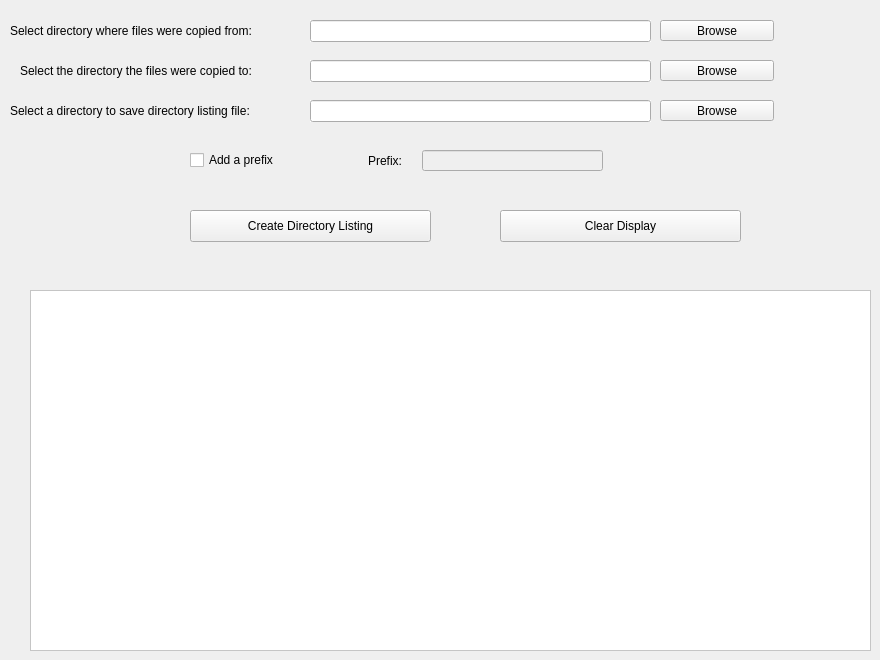
   <widget class="QWidget" name="dirCheckTab">
    <property name="acceptDrops">
     <bool>true</bool>
    </property>
    <attribute name="title">
     <string>Directory Listing and Check</string>
    </attribute>
    <widget class="QLabel" name="destLabel">
     <property name="geometry">
      <rect>
       <x>20</x>
       <y>60</y>
       <width>281</width>
       <height>21</height>
      </rect>
     </property>
     <property name="text">
      <string>Select the directory the files were copied to:</string>
     </property>
    </widget>
    <widget class="QPushButton" name="destPushButton">
     <property name="geometry">
      <rect>
       <x>660</x>
       <y>60</y>
       <width>114</width>
       <height>21</height>
      </rect>
     </property>
     <property name="focusPolicy">
      <enum>Qt::StrongFocus</enum>
     </property>
     <property name="text">
      <string>Browse</string>
     </property>
    </widget>
    <widget class="QLineEdit" name="destLineEdit">
     <property name="geometry">
      <rect>
       <x>310</x>
       <y>60</y>
       <width>341</width>
       <height>22</height>
      </rect>
     </property>
     <property name="cursor">
      <cursorShape>IBeamCursor</cursorShape>
     </property>
     <property name="focusPolicy">
      <enum>Qt::StrongFocus</enum>
     </property>
     <property name="autoFillBackground">
      <bool>true</bool>
     </property>
     <property name="locale">
      <locale language="English" country="Australia"/>
     </property>
     <property name="inputMethodHints">
      <set>Qt::ImhNoAutoUppercase|Qt::ImhNoPredictiveText</set>
     </property>
     <property name="text">
      <string/>
     </property>
     <property name="echoMode">
      <enum>QLineEdit::Normal</enum>
     </property>
     <property name="dragEnabled">
      <bool>true</bool>
     </property>
     <property name="readOnly">
      <bool>false</bool>
     </property>
    </widget>
    <widget class="QLineEdit" name="sourceCheckLineEdit">
     <property name="geometry">
      <rect>
       <x>310</x>
       <y>20</y>
       <width>341</width>
       <height>22</height>
      </rect>
     </property>
     <property name="cursor">
      <cursorShape>IBeamCursor</cursorShape>
     </property>
     <property name="focusPolicy">
      <enum>Qt::StrongFocus</enum>
     </property>
     <property name="autoFillBackground">
      <bool>true</bool>
     </property>
     <property name="locale">
      <locale language="English" country="Australia"/>
     </property>
     <property name="inputMethodHints">
      <set>Qt::ImhNoAutoUppercase|Qt::ImhNoPredictiveText</set>
     </property>
     <property name="echoMode">
      <enum>QLineEdit::Normal</enum>
     </property>
     <property name="dragEnabled">
      <bool>true</bool>
     </property>
     <property name="readOnly">
      <bool>false</bool>
     </property>
    </widget>
    <widget class="QPushButton" name="sourceCheckPushButton">
     <property name="geometry">
      <rect>
       <x>660</x>
       <y>20</y>
       <width>114</width>
       <height>21</height>
      </rect>
     </property>
     <property name="focusPolicy">
      <enum>Qt::StrongFocus</enum>
     </property>
     <property name="text">
      <string>Browse</string>
     </property>
    </widget>
    <widget class="QLabel" name="sourceCheckLabel">
     <property name="geometry">
      <rect>
       <x>10</x>
       <y>20</y>
       <width>291</width>
       <height>21</height>
      </rect>
     </property>
     <property name="text">
      <string>Select directory where files were copied from:</string>
     </property>
    </widget>
    <widget class="QPushButton" name="clearCheckPushButton">
     <property name="geometry">
      <rect>
       <x>500</x>
       <y>210</y>
       <width>241</width>
       <height>32</height>
      </rect>
     </property>
     <property name="text">
      <string>Clear Display</string>
     </property>
    </widget>
    <widget class="QLineEdit" name="prefixCheckLineEdit">
     <property name="enabled">
      <bool>false</bool>
     </property>
     <property name="geometry">
      <rect>
       <x>422</x>
       <y>150</y>
       <width>181</width>
       <height>21</height>
      </rect>
     </property>
    </widget>
    <widget class="QCheckBox" name="addPrefixCheckCheckBox">
     <property name="geometry">
      <rect>
       <x>190</x>
       <y>150</y>
       <width>101</width>
       <height>20</height>
      </rect>
     </property>
     <property name="text">
      <string>Add a prefix</string>
     </property>
    </widget>
    <widget class="QPushButton" name="createCheckPushButton">
     <property name="geometry">
      <rect>
       <x>190</x>
       <y>210</y>
       <width>241</width>
       <height>32</height>
      </rect>
     </property>
     <property name="text">
      <string>Create Directory Listing</string>
     </property>
     <property name="autoDefault">
      <bool>true</bool>
     </property>
     <property name="default">
      <bool>false</bool>
     </property>
     <property name="flat">
      <bool>false</bool>
     </property>
    </widget>
    <widget class="QLabel" name="prefixCheckLabel">
     <property name="geometry">
      <rect>
       <x>340</x>
       <y>150</y>
       <width>62</width>
       <height>21</height>
      </rect>
     </property>
     <property name="text">
      <string>Prefix:</string>
     </property>
     <property name="alignment">
      <set>Qt::AlignRight|Qt::AlignTrailing|Qt::AlignVCenter</set>
     </property>
    </widget>
    <widget class="QScrollArea" name="checkScrollArea">
     <property name="enabled">
      <bool>true</bool>
     </property>
     <property name="geometry">
      <rect>
       <x>30</x>
       <y>290</y>
       <width>841</width>
       <height>361</height>
      </rect>
     </property>
     <property name="palette">
      <palette>
       <active>
        <colorrole role="WindowText">
         <brush brushstyle="SolidPattern">
          <color alpha="255">
           <red>0</red>
           <green>0</green>
           <blue>0</blue>
          </color>
         </brush>
        </colorrole>
        <colorrole role="Button">
         <brush brushstyle="SolidPattern">
          <color alpha="255">
           <red>255</red>
           <green>255</green>
           <blue>255</blue>
          </color>
         </brush>
        </colorrole>
        <colorrole role="Light">
         <brush brushstyle="SolidPattern">
          <color alpha="255">
           <red>255</red>
           <green>255</green>
           <blue>255</blue>
          </color>
         </brush>
        </colorrole>
        <colorrole role="Midlight">
         <brush brushstyle="SolidPattern">
          <color alpha="255">
           <red>255</red>
           <green>255</green>
           <blue>255</blue>
          </color>
         </brush>
        </colorrole>
        <colorrole role="Dark">
         <brush brushstyle="SolidPattern">
          <color alpha="255">
           <red>127</red>
           <green>127</green>
           <blue>127</blue>
          </color>
         </brush>
        </colorrole>
        <colorrole role="Mid">
         <brush brushstyle="SolidPattern">
          <color alpha="255">
           <red>170</red>
           <green>170</green>
           <blue>170</blue>
          </color>
         </brush>
        </colorrole>
        <colorrole role="Text">
         <brush brushstyle="SolidPattern">
          <color alpha="255">
           <red>0</red>
           <green>0</green>
           <blue>0</blue>
          </color>
         </brush>
        </colorrole>
        <colorrole role="BrightText">
         <brush brushstyle="SolidPattern">
          <color alpha="255">
           <red>0</red>
           <green>0</green>
           <blue>0</blue>
          </color>
         </brush>
        </colorrole>
        <colorrole role="ButtonText">
         <brush brushstyle="SolidPattern">
          <color alpha="255">
           <red>0</red>
           <green>0</green>
           <blue>0</blue>
          </color>
         </brush>
        </colorrole>
        <colorrole role="Base">
         <brush brushstyle="SolidPattern">
          <color alpha="255">
           <red>255</red>
           <green>255</green>
           <blue>255</blue>
          </color>
         </brush>
        </colorrole>
        <colorrole role="Window">
         <brush brushstyle="SolidPattern">
          <color alpha="255">
           <red>255</red>
           <green>255</green>
           <blue>255</blue>
          </color>
         </brush>
        </colorrole>
        <colorrole role="Shadow">
         <brush brushstyle="SolidPattern">
          <color alpha="255">
           <red>0</red>
           <green>0</green>
           <blue>0</blue>
          </color>
         </brush>
        </colorrole>
        <colorrole role="AlternateBase">
         <brush brushstyle="SolidPattern">
          <color alpha="255">
           <red>255</red>
           <green>255</green>
           <blue>255</blue>
          </color>
         </brush>
        </colorrole>
        <colorrole role="ToolTipBase">
         <brush brushstyle="SolidPattern">
          <color alpha="255">
           <red>255</red>
           <green>255</green>
           <blue>220</blue>
          </color>
         </brush>
        </colorrole>
        <colorrole role="ToolTipText">
         <brush brushstyle="SolidPattern">
          <color alpha="255">
           <red>0</red>
           <green>0</green>
           <blue>0</blue>
          </color>
         </brush>
        </colorrole>
       </active>
       <inactive>
        <colorrole role="WindowText">
         <brush brushstyle="SolidPattern">
          <color alpha="255">
           <red>0</red>
           <green>0</green>
           <blue>0</blue>
          </color>
         </brush>
        </colorrole>
        <colorrole role="Button">
         <brush brushstyle="SolidPattern">
          <color alpha="255">
           <red>255</red>
           <green>255</green>
           <blue>255</blue>
          </color>
         </brush>
        </colorrole>
        <colorrole role="Light">
         <brush brushstyle="SolidPattern">
          <color alpha="255">
           <red>255</red>
           <green>255</green>
           <blue>255</blue>
          </color>
         </brush>
        </colorrole>
        <colorrole role="Midlight">
         <brush brushstyle="SolidPattern">
          <color alpha="255">
           <red>255</red>
           <green>255</green>
           <blue>255</blue>
          </color>
         </brush>
        </colorrole>
        <colorrole role="Dark">
         <brush brushstyle="SolidPattern">
          <color alpha="255">
           <red>127</red>
           <green>127</green>
           <blue>127</blue>
          </color>
         </brush>
        </colorrole>
        <colorrole role="Mid">
         <brush brushstyle="SolidPattern">
          <color alpha="255">
           <red>170</red>
           <green>170</green>
           <blue>170</blue>
          </color>
         </brush>
        </colorrole>
        <colorrole role="Text">
         <brush brushstyle="SolidPattern">
          <color alpha="255">
           <red>0</red>
           <green>0</green>
           <blue>0</blue>
          </color>
         </brush>
        </colorrole>
        <colorrole role="BrightText">
         <brush brushstyle="SolidPattern">
          <color alpha="255">
           <red>0</red>
           <green>0</green>
           <blue>0</blue>
          </color>
         </brush>
        </colorrole>
        <colorrole role="ButtonText">
         <brush brushstyle="SolidPattern">
          <color alpha="255">
           <red>0</red>
           <green>0</green>
           <blue>0</blue>
          </color>
         </brush>
        </colorrole>
        <colorrole role="Base">
         <brush brushstyle="SolidPattern">
          <color alpha="255">
           <red>255</red>
           <green>255</green>
           <blue>255</blue>
          </color>
         </brush>
        </colorrole>
        <colorrole role="Window">
         <brush brushstyle="SolidPattern">
          <color alpha="255">
           <red>255</red>
           <green>255</green>
           <blue>255</blue>
          </color>
         </brush>
        </colorrole>
        <colorrole role="Shadow">
         <brush brushstyle="SolidPattern">
          <color alpha="255">
           <red>0</red>
           <green>0</green>
           <blue>0</blue>
          </color>
         </brush>
        </colorrole>
        <colorrole role="AlternateBase">
         <brush brushstyle="SolidPattern">
          <color alpha="255">
           <red>255</red>
           <green>255</green>
           <blue>255</blue>
          </color>
         </brush>
        </colorrole>
        <colorrole role="ToolTipBase">
         <brush brushstyle="SolidPattern">
          <color alpha="255">
           <red>255</red>
           <green>255</green>
           <blue>220</blue>
          </color>
         </brush>
        </colorrole>
        <colorrole role="ToolTipText">
         <brush brushstyle="SolidPattern">
          <color alpha="255">
           <red>0</red>
           <green>0</green>
           <blue>0</blue>
          </color>
         </brush>
        </colorrole>
       </inactive>
       <disabled>
        <colorrole role="WindowText">
         <brush brushstyle="SolidPattern">
          <color alpha="255">
           <red>127</red>
           <green>127</green>
           <blue>127</blue>
          </color>
         </brush>
        </colorrole>
        <colorrole role="Button">
         <brush brushstyle="SolidPattern">
          <color alpha="255">
           <red>255</red>
           <green>255</green>
           <blue>255</blue>
          </color>
         </brush>
        </colorrole>
        <colorrole role="Light">
         <brush brushstyle="SolidPattern">
          <color alpha="255">
           <red>255</red>
           <green>255</green>
           <blue>255</blue>
          </color>
         </brush>
        </colorrole>
        <colorrole role="Midlight">
         <brush brushstyle="SolidPattern">
          <color alpha="255">
           <red>255</red>
           <green>255</green>
           <blue>255</blue>
          </color>
         </brush>
        </colorrole>
        <colorrole role="Dark">
         <brush brushstyle="SolidPattern">
          <color alpha="255">
           <red>127</red>
           <green>127</green>
           <blue>127</blue>
          </color>
         </brush>
        </colorrole>
        <colorrole role="Mid">
         <brush brushstyle="SolidPattern">
          <color alpha="255">
           <red>170</red>
           <green>170</green>
           <blue>170</blue>
          </color>
         </brush>
        </colorrole>
        <colorrole role="Text">
         <brush brushstyle="SolidPattern">
          <color alpha="255">
           <red>127</red>
           <green>127</green>
           <blue>127</blue>
          </color>
         </brush>
        </colorrole>
        <colorrole role="BrightText">
         <brush brushstyle="SolidPattern">
          <color alpha="255">
           <red>0</red>
           <green>0</green>
           <blue>0</blue>
          </color>
         </brush>
        </colorrole>
        <colorrole role="ButtonText">
         <brush brushstyle="SolidPattern">
          <color alpha="255">
           <red>127</red>
           <green>127</green>
           <blue>127</blue>
          </color>
         </brush>
        </colorrole>
        <colorrole role="Base">
         <brush brushstyle="SolidPattern">
          <color alpha="255">
           <red>255</red>
           <green>255</green>
           <blue>255</blue>
          </color>
         </brush>
        </colorrole>
        <colorrole role="Window">
         <brush brushstyle="SolidPattern">
          <color alpha="255">
           <red>255</red>
           <green>255</green>
           <blue>255</blue>
          </color>
         </brush>
        </colorrole>
        <colorrole role="Shadow">
         <brush brushstyle="SolidPattern">
          <color alpha="255">
           <red>0</red>
           <green>0</green>
           <blue>0</blue>
          </color>
         </brush>
        </colorrole>
        <colorrole role="AlternateBase">
         <brush brushstyle="SolidPattern">
          <color alpha="255">
           <red>255</red>
           <green>255</green>
           <blue>255</blue>
          </color>
         </brush>
        </colorrole>
        <colorrole role="ToolTipBase">
         <brush brushstyle="SolidPattern">
          <color alpha="255">
           <red>255</red>
           <green>255</green>
           <blue>220</blue>
          </color>
         </brush>
        </colorrole>
        <colorrole role="ToolTipText">
         <brush brushstyle="SolidPattern">
          <color alpha="255">
           <red>0</red>
           <green>0</green>
           <blue>0</blue>
          </color>
         </brush>
        </colorrole>
       </disabled>
      </palette>
     </property>
     <property name="acceptDrops">
      <bool>false</bool>
     </property>
     <property name="autoFillBackground">
      <bool>false</bool>
     </property>
     <property name="locale">
      <locale language="English" country="Australia"/>
     </property>
     <property name="lineWidth">
      <number>2</number>
     </property>
     <property name="widgetResizable">
      <bool>true</bool>
     </property>
     <widget class="QWidget" name="scrollAreaWidgetContents_2">
      <property name="geometry">
       <rect>
        <x>0</x>
        <y>0</y>
        <width>839</width>
        <height>359</height>
       </rect>
      </property>
      <property name="acceptDrops">
       <bool>true</bool>
      </property>
     </widget>
    </widget>
    <widget class="QLabel" name="dirListingCheckFileSaveLabel">
     <property name="geometry">
      <rect>
       <x>10</x>
       <y>100</y>
       <width>291</width>
       <height>21</height>
      </rect>
     </property>
     <property name="text">
      <string>Select a directory to save directory listing file:</string>
     </property>
    </widget>
    <widget class="QLineEdit" name="dirListingCheckFileSaveLineEdit">
     <property name="geometry">
      <rect>
       <x>310</x>
       <y>100</y>
       <width>341</width>
       <height>22</height>
      </rect>
     </property>
     <property name="cursor">
      <cursorShape>IBeamCursor</cursorShape>
     </property>
     <property name="focusPolicy">
      <enum>Qt::StrongFocus</enum>
     </property>
     <property name="contextMenuPolicy">
      <enum>Qt::DefaultContextMenu</enum>
     </property>
     <property name="autoFillBackground">
      <bool>true</bool>
     </property>
     <property name="locale">
      <locale language="English" country="Australia"/>
     </property>
     <property name="inputMethodHints">
      <set>Qt::ImhNoAutoUppercase|Qt::ImhNoPredictiveText</set>
     </property>
     <property name="echoMode">
      <enum>QLineEdit::Normal</enum>
     </property>
     <property name="dragEnabled">
      <bool>true</bool>
     </property>
     <property name="readOnly">
      <bool>false</bool>
     </property>
    </widget>
    <widget class="QPushButton" name="dirListingCheckFileSavePushButton">
     <property name="geometry">
      <rect>
       <x>660</x>
       <y>100</y>
       <width>114</width>
       <height>21</height>
      </rect>
     </property>
     <property name="focusPolicy">
      <enum>Qt::StrongFocus</enum>
     </property>
     <property name="text">
      <string>Browse</string>
     </property>
    </widget>
   </widget>
